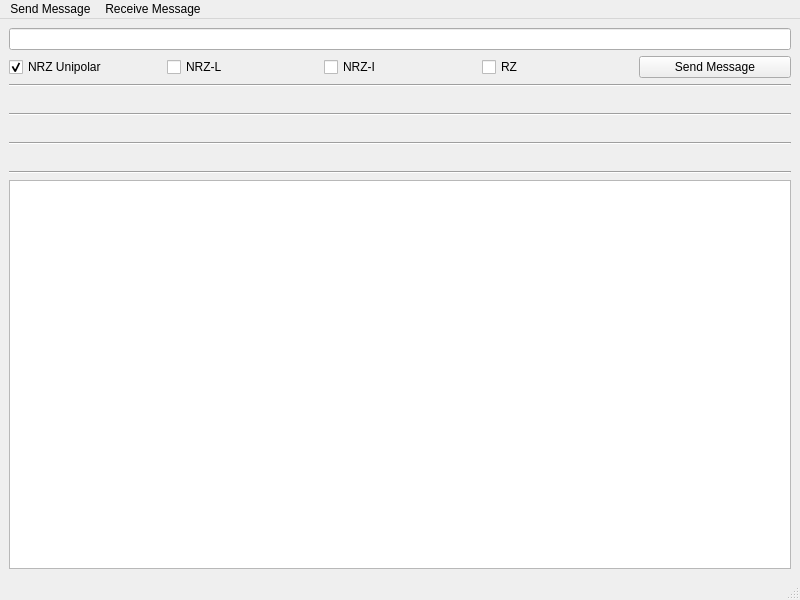
<?xml version="1.0" encoding="UTF-8"?>
<ui version="4.0">
 <class>MainWindow</class>
 <widget class="QMainWindow" name="MainWindow">
  <property name="geometry">
   <rect>
    <x>0</x>
    <y>0</y>
    <width>800</width>
    <height>600</height>
   </rect>
  </property>
  <property name="windowTitle">
   <string>Comunicação De Dados</string>
  </property>
  <widget class="QWidget" name="centralwidget">
   <layout class="QVBoxLayout" name="verticalLayout">
    <item>
     <layout class="QHBoxLayout" name="horizontalLayout">
      <item>
       <widget class="QLineEdit" name="messageEditor">
        <property name="clearButtonEnabled">
         <bool>true</bool>
        </property>
       </widget>
      </item>
     </layout>
    </item>
    <item>
     <layout class="QHBoxLayout" name="horizontalLayout_5">
      <item>
       <widget class="QCheckBox" name="checkBoxNRZ">
        <property name="text">
         <string>NRZ Unipolar</string>
        </property>
        <property name="checked">
         <bool>true</bool>
        </property>
        <property name="autoExclusive">
         <bool>true</bool>
        </property>
       </widget>
      </item>
      <item>
       <widget class="QCheckBox" name="checkBoxNRZ_L">
        <property name="text">
         <string>NRZ-L</string>
        </property>
        <property name="autoExclusive">
         <bool>true</bool>
        </property>
       </widget>
      </item>
      <item>
       <widget class="QCheckBox" name="checkBoxNRZ_I">
        <property name="text">
         <string>NRZ-I</string>
        </property>
        <property name="autoExclusive">
         <bool>true</bool>
        </property>
       </widget>
      </item>
      <item>
       <widget class="QCheckBox" name="checkBoxRZ">
        <property name="text">
         <string>RZ</string>
        </property>
        <property name="autoExclusive">
         <bool>true</bool>
        </property>
       </widget>
      </item>
      <item>
       <widget class="QPushButton" name="pushButtonMessage">
        <property name="text">
         <string>Send Message</string>
        </property>
       </widget>
      </item>
     </layout>
    </item>
    <item>
     <widget class="Line" name="line_1">
      <property name="orientation">
       <enum>Qt::Horizontal</enum>
      </property>
     </widget>
    </item>
    <item>
     <widget class="QLabel" name="messageLabel">
      <property name="font">
       <font>
        <weight>75</weight>
        <italic>true</italic>
        <bold>true</bold>
       </font>
      </property>
      <property name="text">
       <string/>
      </property>
      <property name="wordWrap">
       <bool>true</bool>
      </property>
     </widget>
    </item>
    <item>
     <widget class="Line" name="line_2">
      <property name="orientation">
       <enum>Qt::Horizontal</enum>
      </property>
     </widget>
    </item>
    <item>
     <widget class="QLabel" name="binaryLabel">
      <property name="text">
       <string/>
      </property>
      <property name="wordWrap">
       <bool>true</bool>
      </property>
     </widget>
    </item>
    <item>
     <widget class="Line" name="line_3">
      <property name="orientation">
       <enum>Qt::Horizontal</enum>
      </property>
     </widget>
    </item>
    <item>
     <widget class="QLabel" name="encodedLabel">
      <property name="text">
       <string/>
      </property>
      <property name="wordWrap">
       <bool>true</bool>
      </property>
     </widget>
    </item>
    <item>
     <widget class="Line" name="line_4">
      <property name="orientation">
       <enum>Qt::Horizontal</enum>
      </property>
     </widget>
    </item>
    <item>
     <widget class="PlotWidget" name="graphicsView"/>
    </item>
   </layout>
  </widget>
  <widget class="QMenuBar" name="menubar">
   <property name="geometry">
    <rect>
     <x>0</x>
     <y>0</y>
     <width>800</width>
     <height>22</height>
    </rect>
   </property>
   <widget class="QMenu" name="menuSend_Message">
    <property name="title">
     <string>Send Message</string>
    </property>
   </widget>
   <widget class="QMenu" name="menuReceived_Message">
    <property name="title">
     <string>Receive Message</string>
    </property>
   </widget>
   <addaction name="menuSend_Message"/>
   <addaction name="menuReceived_Message"/>
  </widget>
  <widget class="QStatusBar" name="statusbar"/>
 </widget>
 <customwidgets>
  <customwidget>
   <class>PlotWidget</class>
   <extends>QGraphicsView</extends>
   <header>pyqtgraph</header>
  </customwidget>
 </customwidgets>
 <resources/>
 <connections/>
</ui>
